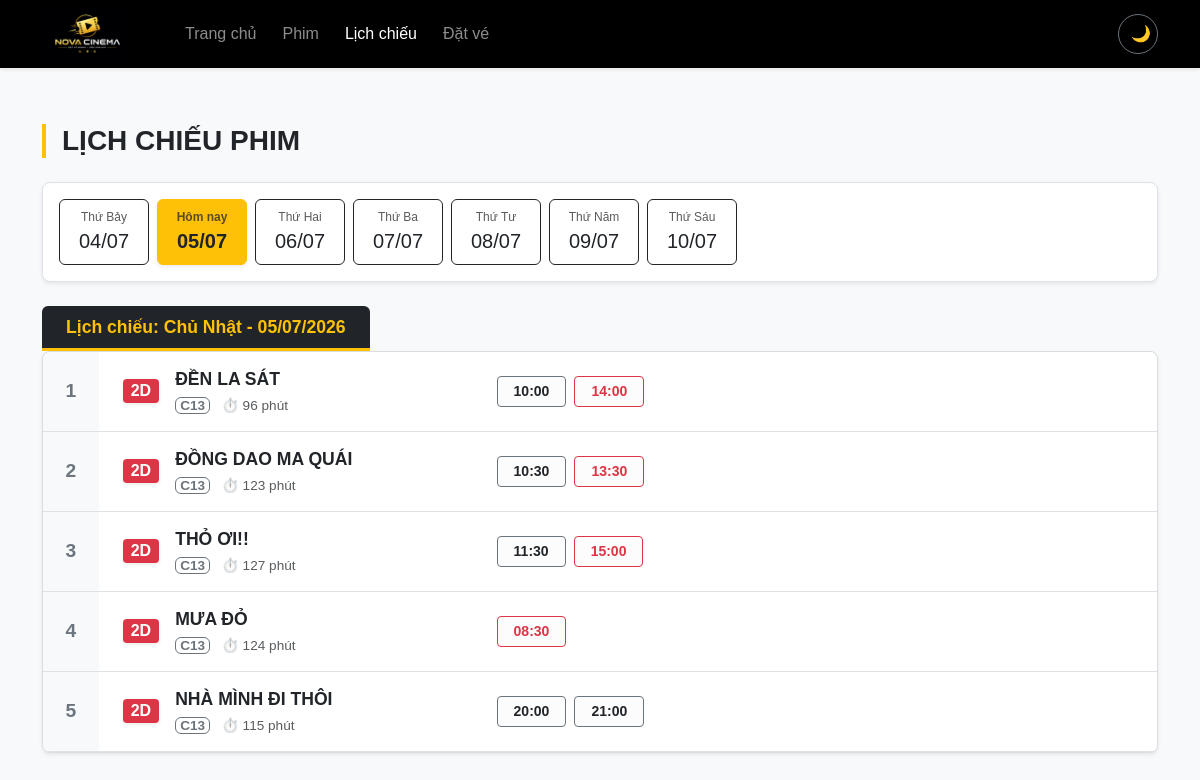
Screenshot of /lich-chieu.php with the database file from the repository.
### tables this page shows
CREATE TABLE `showtimes` (
  `id` int(11) NOT NULL,
  `movie_id` int(11) NOT NULL,
  `show_date` date NOT NULL,
  `show_time` time NOT NULL,
  `format` varchar(50) NOT NULL DEFAULT '2D Sub',
  `is_hot` tinyint(1) NOT NULL DEFAULT 0
);

CREATE TABLE `movies` (
  `id` int(11) NOT NULL,
  `title` varchar(255) NOT NULL,
  `description` text DEFAULT NULL,
  `trailer_url` varchar(255) NOT NULL,
  `image` varchar(255) DEFAULT NULL,
  `release_date` date NOT NULL,
  `duration` int(11) NOT NULL,
  `price` int(11) NOT NULL
);

### lich-chieu.php (the view, shortened to what this page needs)
<?php
require_once 'db_connect.php';
$selected_date = isset($_GET['date']) ? $_GET['date'] : date('Y-m-d');
$timestamp = strtotime($selected_date);
$days_vn = ['Chủ Nhật', 'Thứ Hai', 'Thứ Ba', 'Thứ Tư', 'Thứ Năm', 'Thứ Sáu', 'Thứ Bảy'];
$today_name = $days_vn[date('w', $timestamp)];
$today_date = date('d/m/Y', $timestamp);
$db_date = date('Y-m-d', $timestamp);
$sql_schedule = "
    SELECT m.id AS movie_id, m.title, m.duration, s.show_time, s.format, s.is_hot
    FROM movies m
    JOIN showtimes s ON m.id = s.movie_id
    WHERE s.show_date = :today
    ORDER BY m.id ASC, s.show_time ASC
";
$stmt = $conn->prepare($sql_schedule);
$stmt->execute(['today' => $db_date]);
$all_showtimes = $stmt->fetchAll(PDO::FETCH_ASSOC);
$movies_schedule = [];
foreach ($all_showtimes as $row) {
    $m_id = $row['movie_id'];
    if (!isset($movies_schedule[$m_id])) {
        $movies_schedule[$m_id] = [
            'id' => $m_id,
            'title' => $row['title'],
            'duration' => $row['duration'],
            'shows' => []
        ];
    }
    $movies_schedule[$m_id]['shows'][] = [
        'time' => date('H:i', strtotime($row['show_time'])),
        'format' => $row['format'],
        'is_hot' => $row['is_hot']
    ];
}
?>
<!DOCTYPE html>
<html lang="vi" data-bs-theme="light">
<head>
    <link href="https://cdn.jsdelivr.net/npm/bootstrap@5.3.7/dist/css/bootstrap.min.css" rel="stylesheet">
    <link rel="stylesheet" href="assets/css/style.css">
</head>
<body class="d-flex flex-column min-vh-100 bg-body-tertiary">
    <nav class="navbar navbar-expand-lg navbar-dark bg-black shadow-sm py-0 sticky-top">
        <div class="container align-items-center">
            <a class="navbar-brand py-1" href="index.php">
                <img src="assets/images/logo_vip.png" alt="Nova Cinema Logo" style="height: 60px;">
            </a>
            <div class="collapse navbar-collapse" id="navbarMenu">
                <ul class="navbar-nav me-auto mb-2 mb-lg-0 ms-lg-4 d-flex align-items-center">
                    <li class="nav-item"><a class="nav-link" href="index.php">Trang chủ</a></li>
                    <li class="nav-item"><a class="nav-link" href="index.php#danh-sach-phim">Phim</a></li>
                    <li class="nav-item"><a class="nav-link active" href="lich-chieu.php">Lịch chiếu</a></li>
                    <li class="nav-item"><a class="nav-link" href="#" data-bs-toggle="modal" data-bs-target="#quickBookModal">Đặt vé</a></li>
                </ul>
                <button id="themeToggle" class="btn btn-outline-secondary rounded-circle ms-lg-3" style="width: 40px; height: 40px;">🌙</button>
            </div>
        </div>
    </nav>
    <main class="flex-grow-1">
        <div class="container py-5 mt-2">
            <h3 class="fw-bold mb-4 border-start border-4 border-warning ps-3">LỊCH CHIẾU PHIM</h3>
            <div class="d-flex flex-wrap gap-2 mb-4 bg-white p-3 rounded-3 shadow-sm border">
                <?php
                $start = new DateTime('2026-07-04');
                $end = new DateTime('2026-07-11');
                $interval = new DateInterval('P1D');
                $period = new DatePeriod($start, $interval, $end);
                foreach ($period as $dt) {
                    $date_string = $dt->format('Y-m-d');
                    $date_display = $dt->format('d/m');
                    $w = $dt->format('w');
                    $day_label = ($date_string == date('Y-m-d')) ? "Hôm nay" : $days_vn[$w];
                    $is_active = ($date_string == $db_date);
                    $btn_class = $is_active ? "btn btn-warning fw-bold text-dark shadow-sm" : "btn btn-outline-dark";
                ?>
                    <a href="lich-chieu.php?date=<?= $date_string ?>" class="btn <?= $btn_class ?> date-btn text-center py-2">
                        <small class="d-block opacity-75" style="font-size: 0.75rem;"><?= $day_label ?></small>
                        <span class="fs-5"><?= $date_display ?></span>
                    </a>
                <?php
                }
                ?>
            </div>
            <div class="d-inline-block bg-dark text-warning fw-bold px-4 py-2 mb-0 rounded-top border-bottom border-warning border-3" style="font-size: 1.1rem;">
                Lịch chiếu: <?= $today_name ?> - <?= $today_date ?>
            </div>
            <div class="bg-white rounded-3 shadow-sm overflow-hidden border border-secondary border-opacity-25">
                <div class="table-responsive">
                    <table class="table table-hover align-middle mb-0" style="min-width: 800px;">
                        <tbody>
                            <?php if (empty($movies_schedule)): ?>
                                <tr>
                                    <td class="text-center py-5 text-muted">
                                        <p class="fs-5 mb-1">Hiện tại rạp chưa xếp lịch chiếu cho ngày này.</p>
                                        <small>Vui lòng chọn các ngày khác trên thanh điều hướng phía trên.</small>
                                    </td>
                                </tr>
                            <?php else: ?>
                                <?php $stt = 1;
                                foreach ($movies_schedule as $movie): ?>
                                    <tr class="border-bottom">
                                        <td class="bg-light text-center fw-bold text-secondary" style="width: 5%; font-size: 1.2rem;">
                                            <?= $stt++ ?>
                                        </td>
                                        <td class="ps-4" style="width: 35%;">
                                            <div class="d-flex align-items-center">
                                                <span class="badge bg-danger rounded-1 me-3 fs-6 px-2 py-1 shadow-sm">2D</span>
                                                <div>
                                                    <a href="movie-detail.php?id=<?= $movie['id'] ?>" class="text-decoration-none text-body fw-bold" style="font-size: 1.1rem;">
                                                        <?= htmlspecialchars($movie['title']) ?>
                                                    </a>
                                                    <div class="text-muted mt-1" style="font-size: 0.85rem;">
                                                        <span class="fw-bold text-secondary border border-secondary px-1 rounded me-2">C13</span>
                                                        ⏱️ <?= $movie['duration'] ?> phút
                                                    </div>
                                                </div>
                                            </div>
                                        </td>
                                        <td class="pe-3" style="width: 60%;">
                                            <div class="d-flex flex-wrap gap-2 py-3">
                                                <?php foreach ($movie['shows'] as $suat):
                                                    $btn_class = ($suat['is_hot'] == 1) ? "btn btn-outline-danger btn-sm fw-bold" : "btn btn-outline-secondary btn-sm fw-bold text-dark";
                                                ?>
                                                    <a href="booking.php?id=<?= $movie['id'] ?>&date=<?= $db_date ?>&time=<?= $suat['time'] ?>"
                                                        class="<?= $btn_class ?> px-3 py-1" style="background-color: #fcfcfc;">
                                                        <?= $suat['time'] ?>
                                                    </a>
                                                <?php endforeach; ?>
                                            </div>
                                        </td>
                                    </tr>
                                <?php endforeach; ?>
                            <?php endif; ?>
                        </tbody>
                    </table>
                </div>
            </div>
        </div>
    </main>
</body>
</html>

### assets/css/style.css (style rules this page uses)
body { font-family: Arial, Helvetica, sans-serif; }
.bg-black { background-color: #000 !important; }
.nav-link { font-size: 16px; margin: 0 5px; transition: color 0.3s ease; }

### lich-chieu.php (style rules this page uses)
.date-btn { min-width: 90px; transition: all 0.2s ease; }

### rows the page displays
showtimes: time "10:00"
showtimes: time "14:00"
showtimes: time "13:30"
showtimes: time "15:00"
showtimes: movie.title "MƯA ĐỎ", movie.duration "124", time "08:30"

### other values shown
$date_display "04/07"
$date_display "05/07"
$date_display "06/07"
$date_display "07/07"
$date_display "08/07"
$date_display "09/07"
$date_display "10/07"
$today_name "Chủ Nhật"
$today_date "05/07/2026"
$movie['title'] "ĐỀN LA SÁT"
$movie['duration'] "96"
$movie['title'] "ĐỒNG DAO MA QUÁI"
$movie['duration'] "123"
$suat['time'] "10:30"
$movie['title'] "THỎ ƠI!!"
